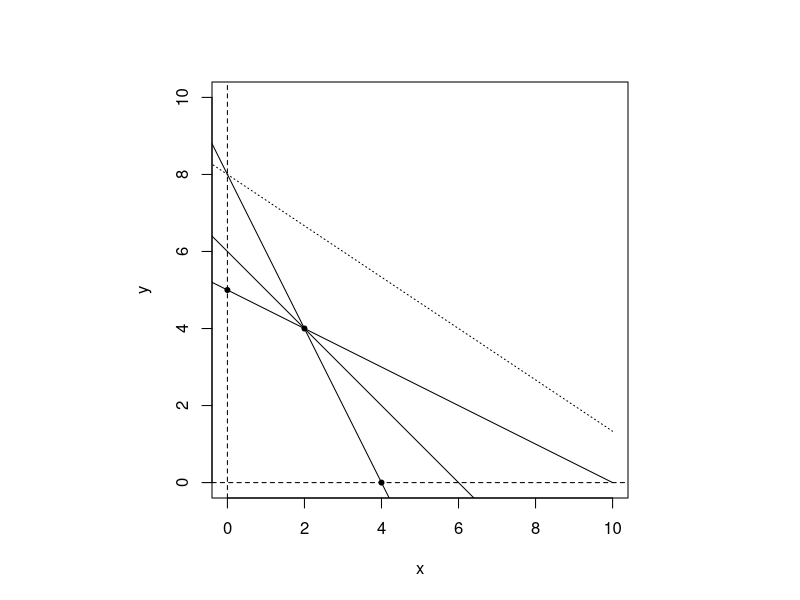
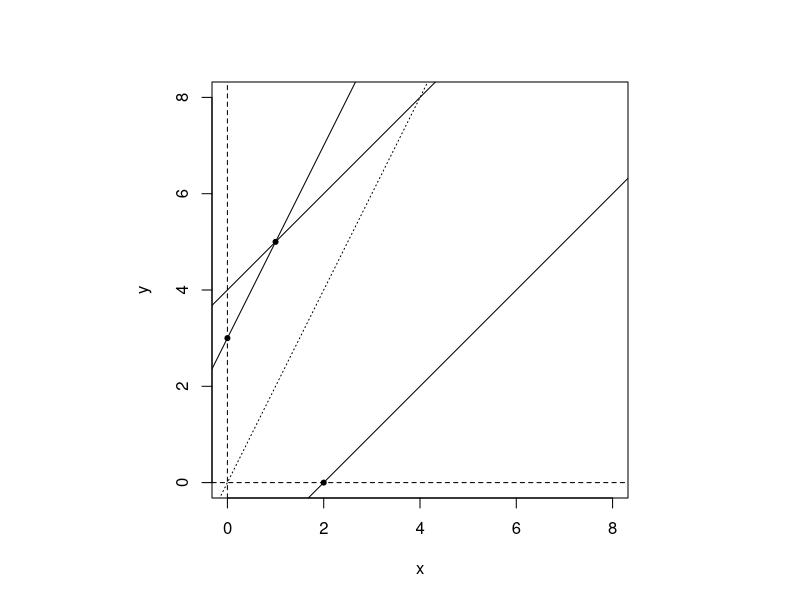
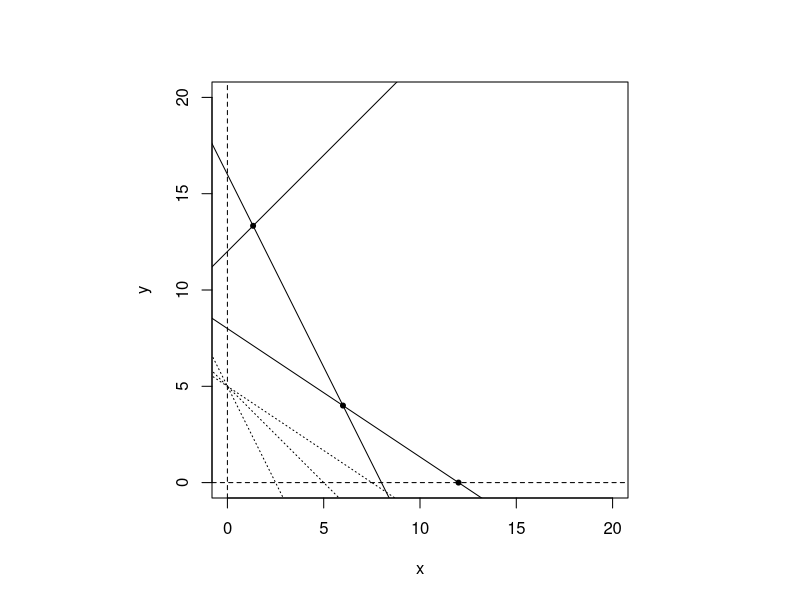
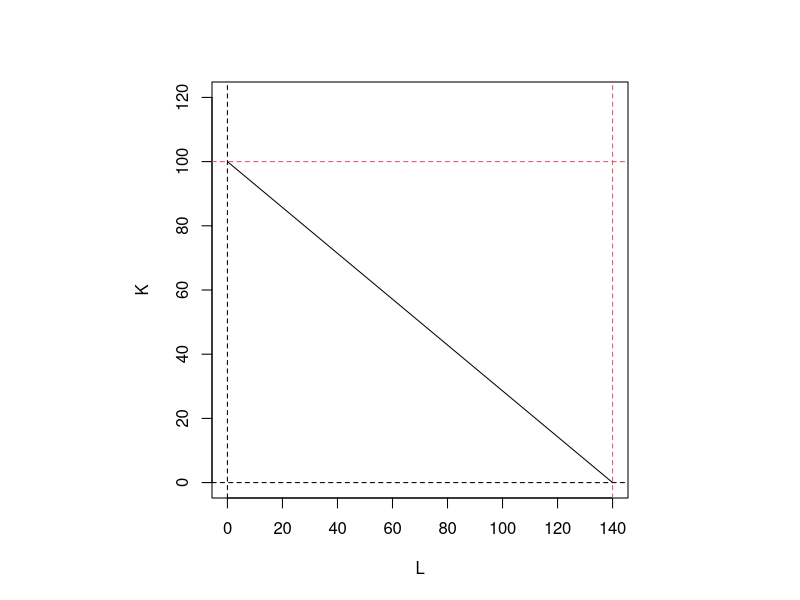
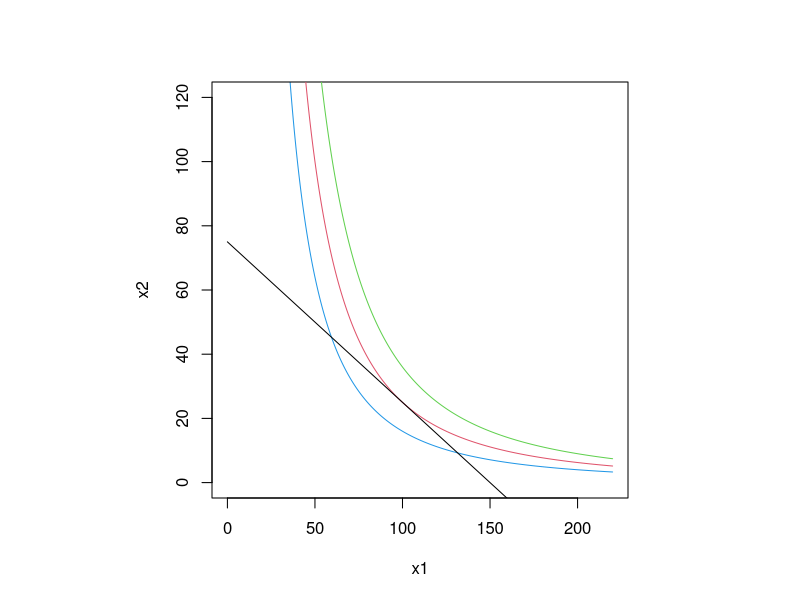
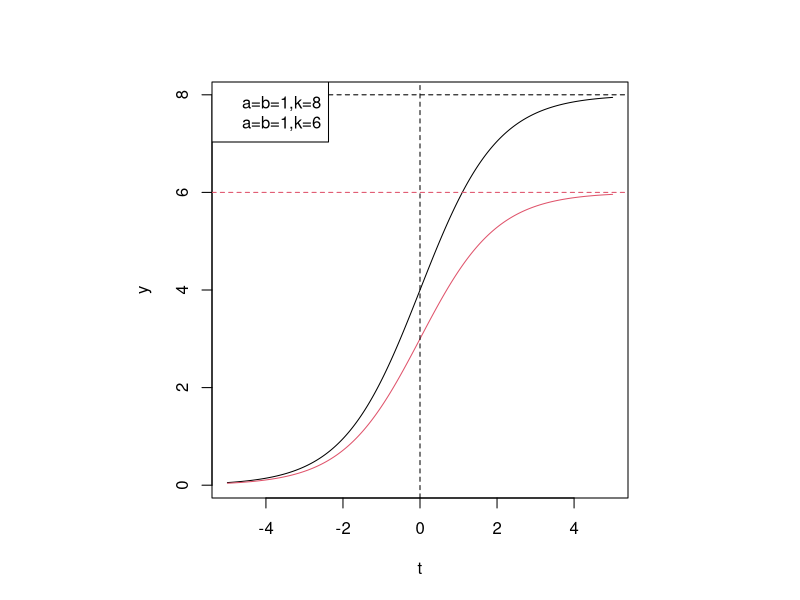

R code for these plots, in order:
## ---- chunk 1
knitr::opts_chunk$set(fig.pos = "!H", out.extra = "")
## ---- chunk 2
x = pretty(c(-10,10),3000)

y1 = -2*x+8
y2 = -x+6
y3 = -0.5*x+5
y4 = -2/3*x+8
par(pty="s")
plot(x,y1,type = "l",xlab="x",ylab="y",ylim = c(0,10),xlim=c(0,10))
lines(x,y2)
lines(x,y3)
lines(x,y4,lty=3)
points(c(0,2,4),c(5,4,0),pch=20)
abline(v=0,lty=2)
abline(h=0,lty=2)
## ---- chunk 3
x = pretty(c(-10,10),3000)

y1 = x-2
y2 =2*x+3
y3 = x+4
y4 = 2*x
par(pty="s")
plot(x,y1,type = "l",xlab="x",ylab="y",ylim = c(0,8),xlim=c(0,8))
lines(x,y2)
lines(x,y3)
lines(x,y4,lty=3)
points(c(0,2,1),c(3,0,5),pch=20)
abline(v=0,lty=2)
abline(h=0,lty=2)
## ---- chunk 4
x = pretty(c(-20,20),3000)

y1 = -2*x+16
y2 = -2/3*x+8
y3 = x+12
y4 = -x+5
y5 = -2*x +5
y6 = -2/3*x+5

par(pty="s")
plot(x,y1,type = "l",xlab="x",ylab="y",ylim = c(0,20),xlim=c(0,20))
lines(x,y2)
lines(x,y3)
lines(x,y4,lty=3)
lines(x,y5,lty=3)
lines(x,y6,lty=3)

points(c(4/3,6,12),c(40/3,4,0),pch=20)
abline(v=0,lty=2)
abline(h=0,lty=2)
## ---- chunk 5
L = pretty(c(0,140),3000)
K=-5/7*L+100
plot(L,K,type = "l",xlab="L",ylab="K",ylim = c(0,120))
abline(v=0,lty=2)
abline(h=0,lty=2)
abline(h=100,col=2,lty=2)
abline(v=140,col=2,lty=2)
## ---- chunk 6
t = pretty(c(0,220),80000)
y = (400/t)^2
plot(t,y,type = "l",xlab="x1",ylab="x2",ylim = c(0,120),col=4)
lines(t,(500/t)^2,col=2)
lines(t,(600/t)^2,col=3)
lines(t,75-t/2)
## ---- chunk 7
y<-function(k,a,b,t) k/(1+b*exp(-a*t))

t = pretty(c(-5,5),3000)
a=b=1

plot(t,y(8,a,b,t),type = "l",xlab="t",ylab="y")
lines(t,y(6,a,b,t),col=2)
abline(v=0,lty=2)
abline(h=8,col=1,lty=2)
abline(h=6,col=2,lty=2)
legend("topleft",c("a=b=1,k=8","a=b=1,k=6"),col=c(1,2))
